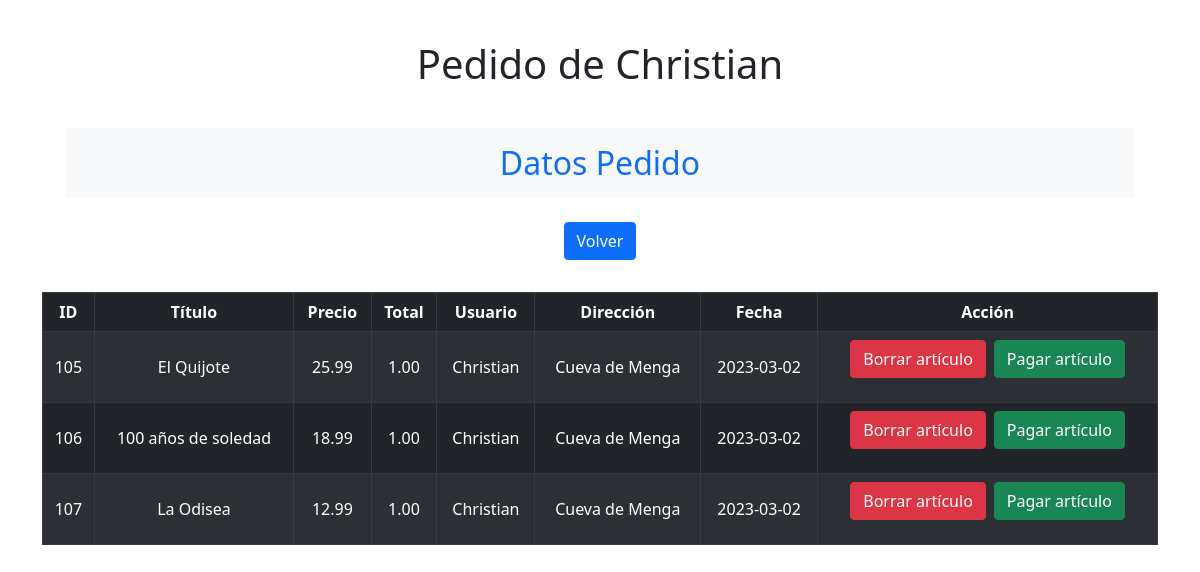
/php/pedido.php (signed in), run on the app's committed database.
### tables this page shows
CREATE TABLE `pedido` (
  `id` int(11) NOT NULL,
  `libros` varchar(255) NOT NULL,
  `precio` decimal(10,2) NOT NULL,
  `total` decimal(10,2) NOT NULL,
  `usuario` varchar(255) NOT NULL,
  `direccion` varchar(255) NOT NULL,
  `fecha` date NOT NULL
);

### php/ControlPedido.php (the view, shortened to what this page needs)
<?php
function mostrarPedido(){
    $con = conexionBd();
    $usuario = $_SESSION['nombre'];
    $sql="SELECT * FROM `pedido` WHERE `usuario` = '$usuario'";
    $resultado = mysqli_query($con, $sql);
    if (mysqli_num_rows($resultado) > 0) {
        echo "<table class='table table-dark table-striped text-center align-middle table-bordered'>";
        echo "<thead><th>ID</th><th>Título</th><th>Precio</th><th>Total</th><th>Usuario</th><th>Dirección</th><th>Fecha</th><th>Acción</th></thead>";
        echo "<tbody>";
        while ($fila = mysqli_fetch_assoc($resultado)) {
            echo "<tr>";
            echo "<td>" . $fila['id'] . "</td>";
            echo "<td>" . $fila['libros'] . "</td>";
            echo "<td>" . $fila['precio'] . "</td>";
            echo "<td>" . $fila['total'] . "</td>";
            echo "<td>" . $fila['usuario'] . "</td>";
            echo "<td>" . $fila['direccion'] . "</td>";
            echo "<td>" . $fila['fecha'] . "</td>";
            echo "<td><form method='post' action=''>";
            echo "<button type='submit' name='borrarpedido' class='btn btn-danger me-2'>Borrar artículo</button>";
            echo "<button type='submit' name='pagarpedido' class='btn btn-success'>Pagar artículo</button>";
            echo "</form></td>";
            echo "</tr>";
        }
        echo "</tbody>";
        echo "</table>";
    } else {
        echo "<p class='alert alert-warning text-center'>No se encontraron resultados</p>";
     }
}

### data on the page
pedido: id "105", libros "El Quijote", precio "25.99", total "1.00", usuario "Christian", direccion "Cueva de Menga", fecha "2023-03-02"
pedido: id "106", libros "100 años de soledad", precio "18.99", total "1.00", usuario "Christian", direccion "Cueva de Menga", fecha "2023-03-02"
pedido: id "107", libros "La Odisea", precio "12.99", total "1.00", usuario "Christian", direccion "Cueva de Menga", fecha "2023-03-02"

### other printed values
$_SESSION['nombre'] "Christian"
